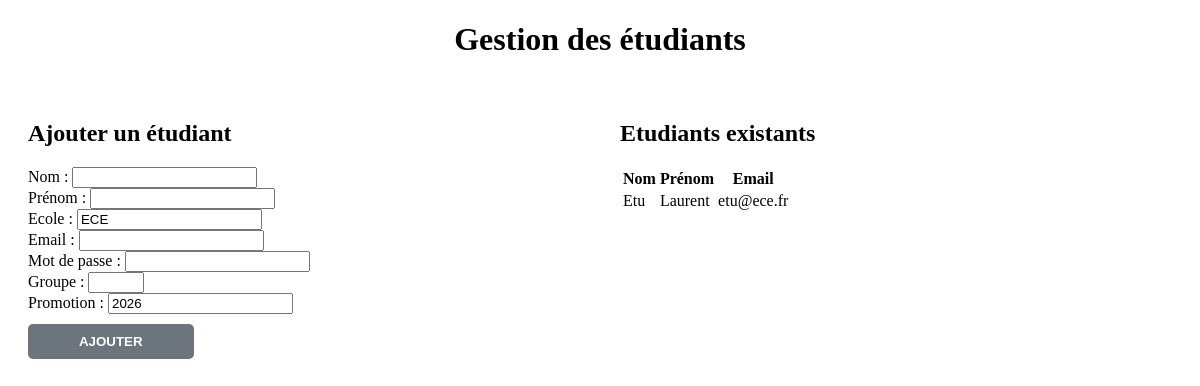
The app's page /etudiants_admin.php (signed in) with its own data.
### tables this page shows
CREATE TABLE Utilisateurs
(
    id           INT AUTO_INCREMENT PRIMARY KEY,
    nom          VARCHAR(255)        NOT NULL,
    prenom       VARCHAR(255)        NOT NULL,
    email        VARCHAR(255) UNIQUE NOT NULL,
    mot_de_passe VARCHAR(255)        NOT NULL,
    ecole        VARCHAR(255)        NOT NULL,
    statut_id    INT                 NOT NULL,
    FOREIGN KEY (statut_id) REFERENCES Statut (id)
);

### etudiants_admin.php (the view, shortened to what this page needs)
<?php
require_once 'BDD/initBDD.php';
$query = $bdd->prepare("SELECT * FROM Utilisateurs WHERE statut_id = 1");
$query->execute();
$etudiants = $query->fetchAll();
?>
<!DOCTYPE html>
<html lang="fr">
<head>
</head>
<body>
<h1 class="centered-title">Gestion des étudiants</h1>
<div class="container">
    <div class="left">
        <h2>Ajouter un étudiant</h2>
        <form action="etudiants_admin.php" method="post">
            <div>
                <label for="nom">Nom :</label>
                <input type="text" id="nom" name="nom" required>
            </div>
            <div>
                <label for="prenom">Prénom :</label>
                <input type="text" id="prenom" name="prenom" required>
            </div>
            <div>
                <label for="ecole">Ecole :</label>
                <input type="text" id="ecole" name="ecole" value="ECE" required>
            </div>
            <div>
                <label for="email">Email :</label>
                <input type="email" id="email" name="email" required>
            </div>
            <div>
                <label for="mot_de_passe">Mot de passe :</label>
                <input type="password" id="mot_de_passe" name="mot_de_passe" required>
            </div>
            <div>
                <label for="groupe">Groupe :</label>
                <input type="number" id="groupe" name="groupe" min="1" max="10">
            </div>
            <div>
                <label for="promotion">Promotion :</label>
                <input type="number" id="promotion" name="promotion" min="1919" value="2026">
            </div>
            <button type="submit" class="submit-btn">Ajouter</button>
        </form>
    </div>
    <div class="right">
        <h2>Etudiants existants</h2>
        <table>
            <tr>
                <th>Nom</th>
                <th>Prénom</th>
                <th>Email</th>
            </tr>
            <?php foreach ($etudiants as $etudiant): ?>
                <tr>
                    <td><?php echo htmlspecialchars($etudiant['nom']); ?></td>
                    <td><?php echo htmlspecialchars($etudiant['prenom']); ?></td>
                    <td><?php echo htmlspecialchars($etudiant['email']); ?></td>
                </tr>
            <?php endforeach; ?>
        </table>
    </div>
</div>
</body>
</html>

### etudiants_admin.php (style rules this page uses)
.container { display: flex; justify-content: space-between; }
.left, .right { flex: 1; padding: 20px; }
.centered-title { text-align: center; }
.submit-btn { display: block; width: 30%; padding: 10px; margin-top: 10px; background-color: #6c757d; color: #fff; border: none; border-radius: 5px; cursor: pointer; text-transform: uppercase; font-weight: bold; }

### records on screen
utilisateurs: nom "Etu", prenom "Laurent", email "etu@ece.fr"
